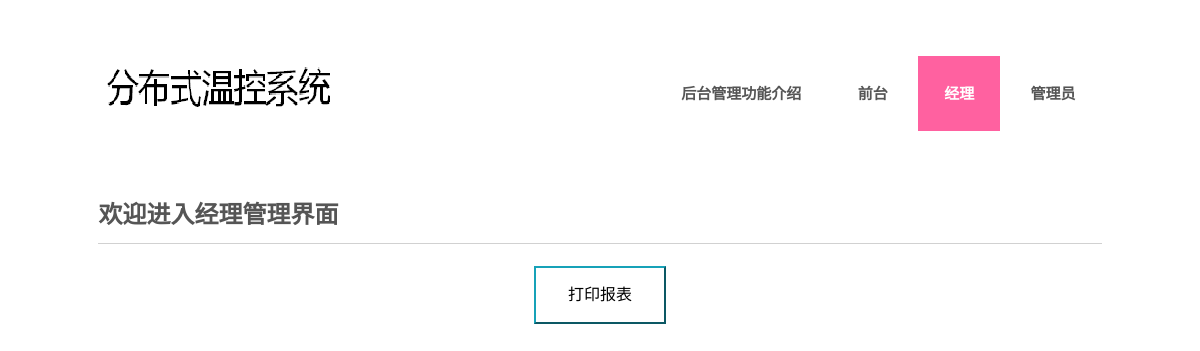
The page /server/boss/ on the database as committed earlier.
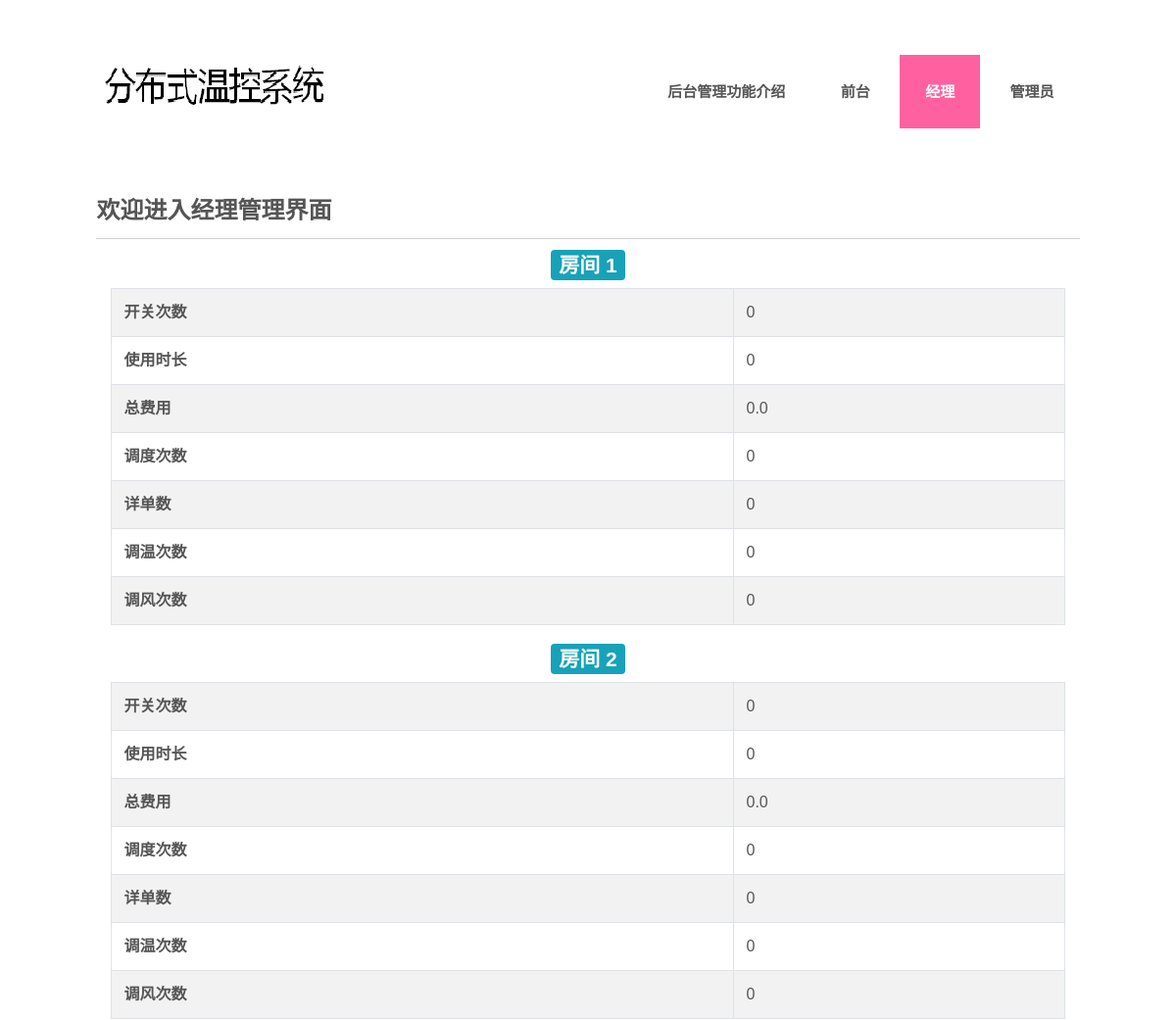
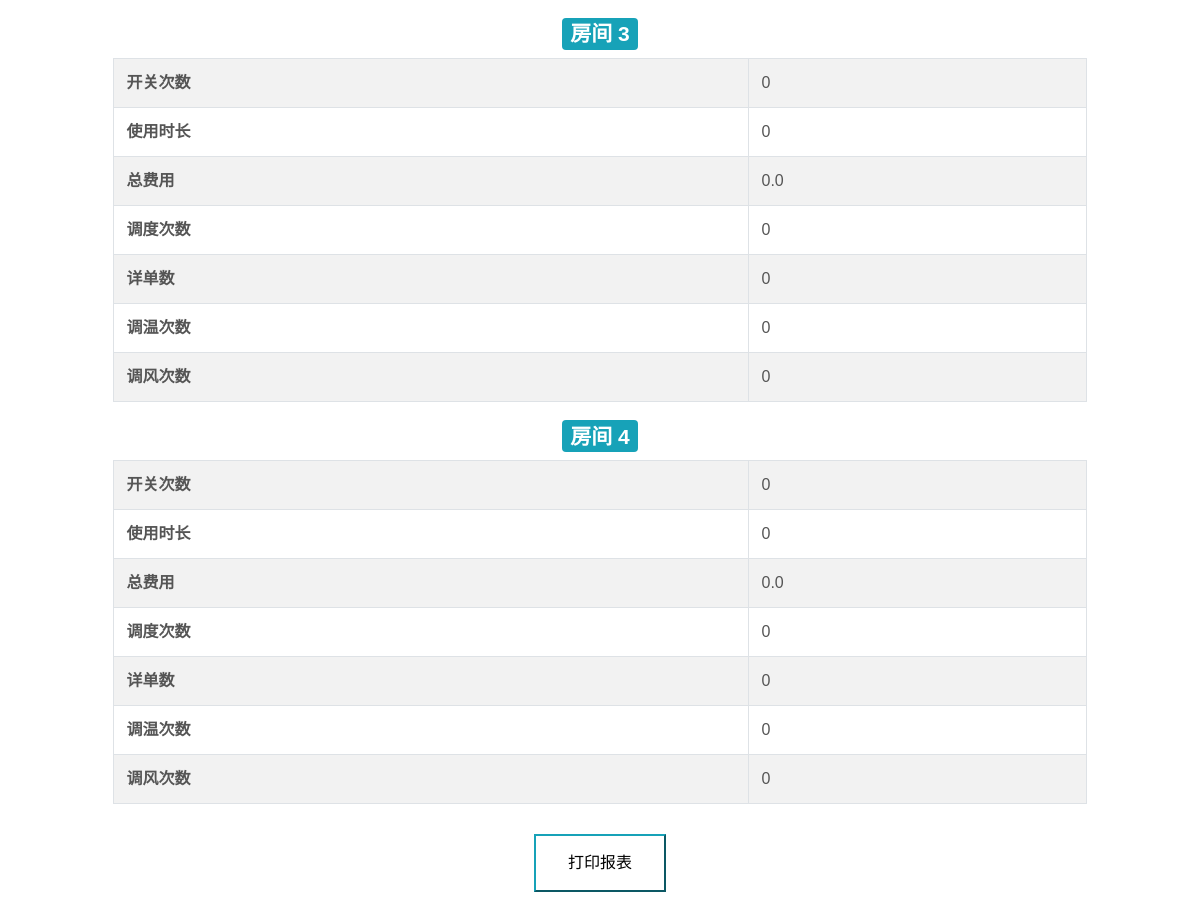
The same page on the database as committed later (2 pictures, top to bottom).
### server/models.py (models this page shows)
class Report(models.Model):
    room = models.ForeignKey(Room, on_delete=models.CASCADE)
    times_of_on_and_off = models.IntegerField(default=0)
    serving_duration = models.IntegerField(default=0)
    total_Fee = models.FloatField(default=0)
    times_of_dispatch = models.IntegerField(default=0)
    number_of_RDR = models.IntegerField(default=0)
    times_of_changeTemp = models.IntegerField(default=0)
    times_of_changeFanSpeed = models.IntegerField(default=0)

### server/views.py (the view)
# urls.py: path('boss/', views.boss, name='boss'),
def boss(request):
    report = Report.objects.all()
    return render(request, 'boss.html', {'report': report})

### templates/boss.html (shortened to what this page needs)
<!DOCTYPE HTML>
<html>
<head>
<link rel="stylesheet" href="https://cdn.staticfile.org/twitter-bootstrap/4.1.0/css/bootstrap.min.css">
<link href="/static/css/style.css" rel="stylesheet" type="text/css" media="all" />
</head>
<body>
<div class="wrap">
<div class="wrapper">
	<div class="header">
		<div class="logo">
			<a href="{% url 'index' %}"><img src="/static/images/logo.png" alt=""></a>
		</div>
		<div class="cssmenu">
			<ul>
			  	<li><a href="{% url 'index' %}">后台管理功能介绍</a></li>
				<li><a href="{% url 'reception' %}">前台</a></li>
				<li class="active"><a href="{% url 'boss' %}">经理</a></li>
				<li class="has-sub"><a href="{% url 'manager' %}">管理员</a></li>
			 </ul>
		</div>
	</div>
	 <div class="main1">
	 	 <div class="content">
	 	 	<h2>欢迎进入经理管理界面</h2>
	   </div>
     <div class="container">
      {% for i in report %}
    	 <h3 style="text-align:center" id={{ i.room_id }}><span class="badge badge-info">房间 {{ i.room_id }}</span></h3>
         <table class="table table-striped table-bordered">
          	<tr>
          		<td><b>开关次数</b></td>
          		<td>{{ i.times_of_on_and_off }}</td>
          	</tr>
          	<tr>
          		<td><b>使用时长</b></td>
          		<td>{{ i.serving_duration }}</td>
          	</tr>
          	<tr>
          		<td><b>总费用</b></td>
          		<td>{{ i.total_Fee }}</td>
          	</tr>
          	<tr>
          		<td><b>调度次数</b></td>
          		<td>{{ i.times_of_dispatch }}</td>
          	</tr>
          	<tr>
          		<td><b>详单数</b></td>
          		<td>{{ i.number_of_RDR }}</td>
          	</tr>
          	<tr>
          		<td><b>调温次数</b></td>
          		<td>{{ i.times_of_changeTemp }}</td>
          	</tr>
          	<tr>
          		<td><b>调风次数</b></td>
          		<td>{{ i.times_of_changeFanSpeed }}</td>
          	</tr>
        </table>
      {% endfor %}
        <div align="center" style="position:relative;top:10px">
            <button class="button1 btn-outline-info"><a href="   ">打印报表</a></button>
        </div>
</div>
</div>
</div>
</div>
</body>
</html>

Rows that differ between the two databases and show on the page:
added Report: room_id "1", times_of_on_and_off "0", serving_duration "0", total_Fee "0.0", times_of_dispatch "0", number_of_RDR "0", times_of_changeTemp "0", times_of_changeFanSpeed "0"
added Report: room_id "2", times_of_on_and_off "0", serving_duration "0", total_Fee "0.0", times_of_dispatch "0", number_of_RDR "0", times_of_changeTemp "0", times_of_changeFanSpeed "0"
added Report: room_id "3", times_of_on_and_off "0", serving_duration "0", total_Fee "0.0", times_of_dispatch "0", number_of_RDR "0", times_of_changeTemp "0", times_of_changeFanSpeed "0"
added Report: room_id "4", times_of_on_and_off "0", serving_duration "0", total_Fee "0.0", times_of_dispatch "0", number_of_RDR "0", times_of_changeTemp "0", times_of_changeFanSpeed "0"
